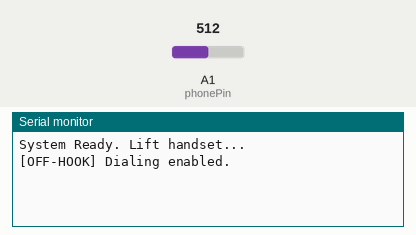
The sketch below on a simulated SparkFun Pro Micro, built with avr-gcc and run on an emulated ATmega32U4. Parts: the last lines printed to the serial monitor. The test bench sets the inputs (shaded band); at power-on: A1 (phonePin) = 512.

Above: at 1.2 s.
1.3 s: A1 (phonePin) set to 710
At 2.3 s:
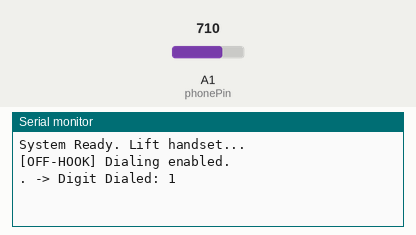
3.4 s: A1 (phonePin) set to 90
At 5.1 s:
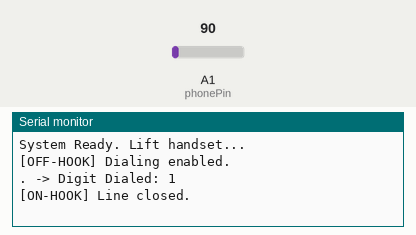

The sketch:

20260121-onOffHook-ATEA-proMicro.ino
```cpp
const int phonePin = A1;

// Thresholds
const int ON_HOOK_MAX = 100;
const int OFF_HOOK_MIN = 300;
const int PULSE_THRESHOLD = 700;

int pulseCount = 0;
bool isOffHook = false;
bool inPulse = false;
unsigned long lastPulseTime = 0;
unsigned long hangupTimer = 0; // Timer to verify a real hang-up
const int timeout = 600;
const int hangupDelay = 500; // Must be below 100 for 500ms to count as a hang-up

void setup() {
  Serial.begin(9600);
  pinMode(phonePin, INPUT);
  Serial.println("System Ready. Lift handset...");
}

void loop() {
  int val = analogRead(phonePin);

  // 1. Hook State Detection with Buffer
  if (val > OFF_HOOK_MIN) {
    hangupTimer = millis(); // Reset hangup timer as long as we see voltage
    if (!isOffHook) {
      isOffHook = true;
      Serial.println("\n[OFF-HOOK] Dialing enabled.");
    }
  }
  else if (val < ON_HOOK_MAX && isOffHook) {
    // Only trigger ON-HOOK if the voltage stays low longer than hangupDelay
    if (millis() - hangupTimer > hangupDelay) {
      isOffHook = false;
      pulseCount = 0;
      Serial.println("\n[ON-HOOK] Line closed.");
    }
  }

  // 2. Pulse Detection Logic
  if (isOffHook) {
    // Detect a Pulse (Voltage jumps to ~800)
    if (val > PULSE_THRESHOLD && !inPulse) {
      inPulse = true;
      pulseCount++;
      lastPulseTime = millis();
      Serial.print(".");
    }
    // Detect return to Idle (Voltage drops back down)
    else if (val < PULSE_THRESHOLD && inPulse) {
      inPulse = false;
    }

    // 3. Digit Finalizer
    if (pulseCount > 0 && (millis() - lastPulseTime > timeout)) {
      int digit = (pulseCount == 10) ? 0 : pulseCount;
      Serial.print(" -> Digit Dialed: ");
      Serial.println(digit);
      pulseCount = 0;
    }
  }
}
```

Measured:
- after the input at 1.3 s, the serial monitor: prints a new line at once (image 1)
- after the input at 3.4 s, the serial monitor: prints a new line after 0.50 s (image 2)
